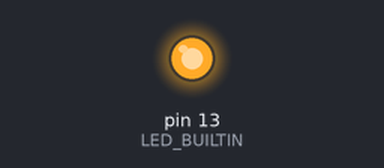
A program run on a simulated Arduino Uno, built with avr-gcc and run on an emulated ATmega328P. Shown: output pins drawn as LEDs (lit = HIGH).

Above: at 0.2 s.
At 24.0 s:
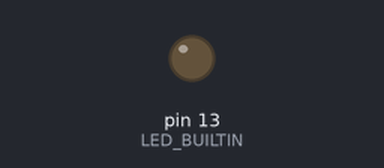
Timing chart, 0 to 32.5 s (numbered marks = the images above):
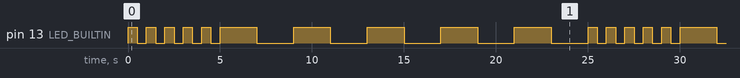

The program:

main.cpp
```cpp
// Write a program that causes the built-in LED connected to pin 13 on the Arduino
// to blink, alternating between fast blinks and slow blinks.

// The LED should blink 5 times quickly and then it should blink 5 more times slowly.
// When blinking quickly, the LED should have a 1 second period, so it should be high
// for 0.5 seconds and low for 0.5 seconds. When blinking slowly, the LED should have
// a 4 second period, so it should be high for 2 seconds and low for 2 seconds. The
// LED should continue to blink in this alternating fashion for as long as the Arduino
// receives power.

#include <Arduino.h>

#define LED_BUILTIN 13
#define FAST_INTERVAL 500
#define SLOW_INTERVAL 2000

void setup()
{
  pinMode(LED_BUILTIN, OUTPUT);
}

void loop()
{
  for (int i = 0; i < 5; i++)
  {
    digitalWrite(LED_BUILTIN, HIGH);
    delay(FAST_INTERVAL);
    digitalWrite(LED_BUILTIN, LOW);
    delay(FAST_INTERVAL);
  }
  for (int i = 0; i < 5; i++)
  {
    digitalWrite(LED_BUILTIN, HIGH);
    delay(SLOW_INTERVAL);
    digitalWrite(LED_BUILTIN, LOW);
    delay(SLOW_INTERVAL);
  }
}
```

Measured:
- by itself, pin 13 (LED_BUILTIN): repeats every 25.0 s: 4 × (LOW 0.50 s, HIGH 0.50 s), LOW 0.50 s, 5 × (HIGH 2.0 s, LOW 2.0 s), HIGH 0.50 s
- by itself, everything shown: repeats every 25.0 s, in 20 steps
